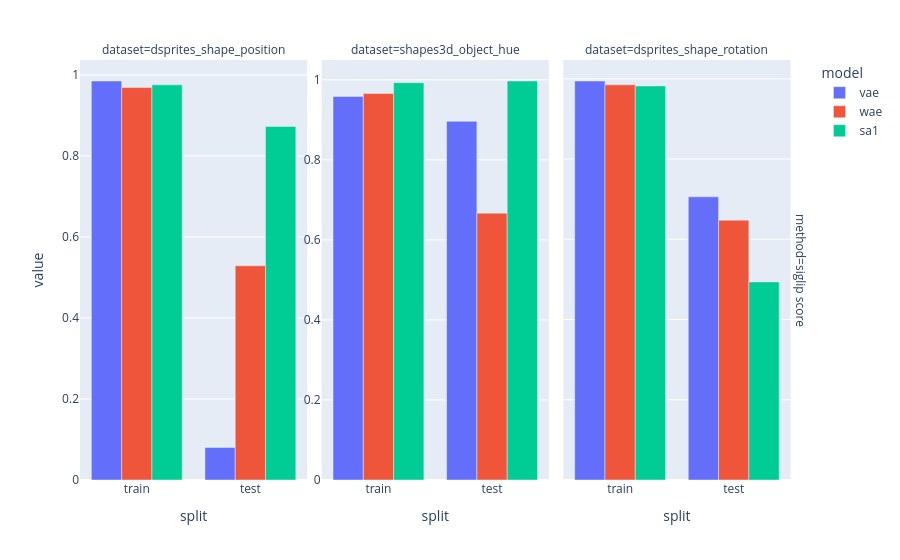

The code cell stored with this chart in its notebook:
### Code cell
dfs = []
for dataset, scores in zip(['dsprites_shape_position', 'shapes3d_object_hue', 'dsprites_shape_rotation'], [dsprirtes_shape_position, shapes3d_object_hue, dsprites_shape_rotation]):
    dfs.extend([
        # pl.DataFrame(scores['prediction_scores']).with_columns(pl.lit("factor_classificaton").alias('method')).with_columns(pl.lit(dataset).alias('dataset')),
        # pl.DataFrame(scores['discriminator_scores']).with_columns(pl.lit("discriminator").alias('method')).with_columns(pl.lit(dataset).alias('dataset')),
        # pl.DataFrame(scores['clip_similarities']).with_columns(pl.lit("perceptual sim").alias('method')).with_columns(pl.lit(dataset).alias('dataset')),
        pl.DataFrame(scores['vlm_eval']).with_columns(pl.lit("siglip score").alias('method')).with_columns(pl.lit(dataset).alias('dataset')),
    ])

df = pl.concat(dfs)

fig = px.bar(
    # df.filter(pl.col('metric') == 'acc').to_pandas(),
    df.to_pandas(),
    x='split',
    y='value',
    color='model',
    facet_col="dataset",
    facet_row='method',
    barmode='group',
)
fig.update_yaxes(matches=None)
fig.update_yaxes(showticklabels=True, col=2) # assuming second facet
fig.write_image('../plots/figure1-scores.pdf', width=1200, height=300)
fig

### Figure 1 — Plotly figure (JSON) as saved in the notebook; plotly's stock layout.template omitted (floating-point values rounded to 4 significant figures)
{"data": [{"alignmentgroup": "True", "hovertemplate": "model=vae<br>method=siglip score<br>dataset=dsprites_shape_position<br>split=%{x}<br>value=%{y}<extra></extra>", "legendgroup": "vae", "marker": {"color": "#636efa", "pattern": {"shape": ""}}, "name": "vae", "offsetgroup": "vae", "orientation": "v", "showlegend": true, "textposition": "auto", "type": "bar", "x": ["train", "test"], "xaxis": "x", "y": [0.9849, 0.0804], "yaxis": "y"}, {"alignmentgroup": "True", "hovertemplate": "model=vae<br>method=siglip score<br>dataset=shapes3d_object_hue<br>split=%{x}<br>value=%{y}<extra></extra>", "legendgroup": "vae", "marker": {"color": "#636efa", "pattern": {"shape": ""}}, "name": "vae", "offsetgroup": "vae", "orientation": "v", "showlegend": false, "textposition": "auto", "type": "bar", "x": ["train", "test"], "xaxis": "x2", "y": [0.9585, 0.8962], "yaxis": "y2"}, {"alignmentgroup": "True", "hovertemplate": "model=vae<br>method=siglip score<br>dataset=dsprites_shape_rotation<br>split=%{x}<br>value=%{y}<extra></extra>", "legendgroup": "vae", "marker": {"color": "#636efa", "pattern": {"shape": ""}}, "name": "vae", "offsetgroup": "vae", "orientation": "v", "showlegend": false, "textposition": "auto", "type": "bar", "x": ["train", "test"], "xaxis": "x3", "y": [0.9945, 0.7058], "yaxis": "y3"}, {"alignmentgroup": "True", "hovertemplate": "model=wae<br>method=siglip score<br>dataset=dsprites_shape_position<br>split=%{x}<br>value=%{y}<extra></extra>", "legendgroup": "wae", "marker": {"color": "#EF553B", "pattern": {"shape": ""}}, "name": "wae", "offsetgroup": "wae", "orientation": "v", "showlegend": true, "textposition": "auto", "type": "bar", "x": ["train", "test"], "xaxis": "x", "y": [0.9687, 0.5288], "yaxis": "y"}, {"alignmentgroup": "True", "hovertemplate": "model=wae<br>method=siglip score<br>dataset=shapes3d_object_hue<br>split=%{x}<br>value=%{y}<extra></extra>", "legendgroup": "wae", "marker": {"color": "#EF553B", "pattern": {"shape": ""}}, "name": "wae", "offsetgroup": "wae", "orientation": "v", "showlegend": false, "textposition": "auto", "type": "bar", "x": ["train", "test"], "xaxis": "x2", "y": [0.9657, 0.6668], "yaxis": "y2"}, {"alignmentgroup": "True", "hovertemplate": "model=wae<br>method=siglip score<br>dataset=dsprites_shape_rotation<br>split=%{x}<br>value=%{y}<extra></extra>", "legendgroup": "wae", "marker": {"color": "#EF553B", "pattern": {"shape": ""}}, "name": "wae", "offsetgroup": "wae", "orientation": "v", "showlegend": false, "textposition": "auto", "type": "bar", "x": ["train", "test"], "xaxis": "x3", "y": [0.9849, 0.6477], "yaxis": "y3"}, {"alignmentgroup": "True", "hovertemplate": "model=sa1<br>method=siglip score<br>dataset=dsprites_shape_position<br>split=%{x}<br>value=%{y}<extra></extra>", "legendgroup": "sa1", "marker": {"color": "#00cc96", "pattern": {"shape": ""}}, "name": "sa1", "offsetgroup": "sa1", "orientation": "v", "showlegend": true, "textposition": "auto", "type": "bar", "x": ["train", "test"], "xaxis": "x", "y": [0.9754, 0.8726], "yaxis": "y"}, {"alignmentgroup": "True", "hovertemplate": "model=sa1<br>method=siglip score<br>dataset=shapes3d_object_hue<br>split=%{x}<br>value=%{y}<extra></extra>", "legendgroup": "sa1", "marker": {"color": "#00cc96", "pattern": {"shape": ""}}, "name": "sa1", "offsetgroup": "sa1", "orientation": "v", "showlegend": false, "textposition": "auto", "type": "bar", "x": ["train", "test"], "xaxis": "x2", "y": [0.9928, 0.997], "yaxis": "y2"}, {"alignmentgroup": "True", "hovertemplate": "model=sa1<br>method=siglip score<br>dataset=dsprites_shape_rotation<br>split=%{x}<br>value=%{y}<extra></extra>", "legendgroup": "sa1", "marker": {"color": "#00cc96", "pattern": {"shape": ""}}, "name": "sa1", "offsetgroup": "sa1", "orientation": "v", "showlegend": false, "textposition": "auto", "type": "bar", "x": ["train", "test"], "xaxis": "x3", "y": [0.9822, 0.4937], "yaxis": "y3"}], "layout": {"annotations": [{"font": {}, "showarrow": false, "text": "dataset=dsprites_shape_position", "x": 0.1567, "xanchor": "center", "xref": "paper", "y": 1, "yanchor": "bottom", "yref": "paper"}, {"font": {}, "showarrow": false, "text": "dataset=shapes3d_object_hue", "x": 0.49, "xanchor": "center", "xref": "paper", "y": 1, "yanchor": "bottom", "yref": "paper"}, {"font": {}, "showarrow": false, "text": "dataset=dsprites_shape_rotation", "x": 0.8233, "xanchor": "center", "xref": "paper", "y": 1, "yanchor": "bottom", "yref": "paper"}, {"font": {}, "showarrow": false, "text": "method=siglip score", "textangle": 90, "x": 0.98, "xanchor": "left", "xref": "paper", "y": 0.5, "yanchor": "middle", "yref": "paper"}], "barmode": "group", "legend": {"title": {"text": "model"}, "tracegroupgap": 0}, "margin": {"t": 60}, "xaxis": {"anchor": "y", "domain": [0, 0.3133], "title": {"text": "split"}}, "xaxis2": {"anchor": "y2", "domain": [0.3333, 0.6467], "matches": "x", "title": {"text": "split"}}, "xaxis3": {"anchor": "y3", "domain": [0.6667, 0.98], "matches": "x", "title": {"text": "split"}}, "yaxis": {"anchor": "x", "domain": [0, 1], "title": {"text": "value"}}, "yaxis2": {"anchor": "x2", "domain": [0, 1], "showticklabels": true}, "yaxis3": {"anchor": "x3", "domain": [0, 1], "showticklabels": false}}}
